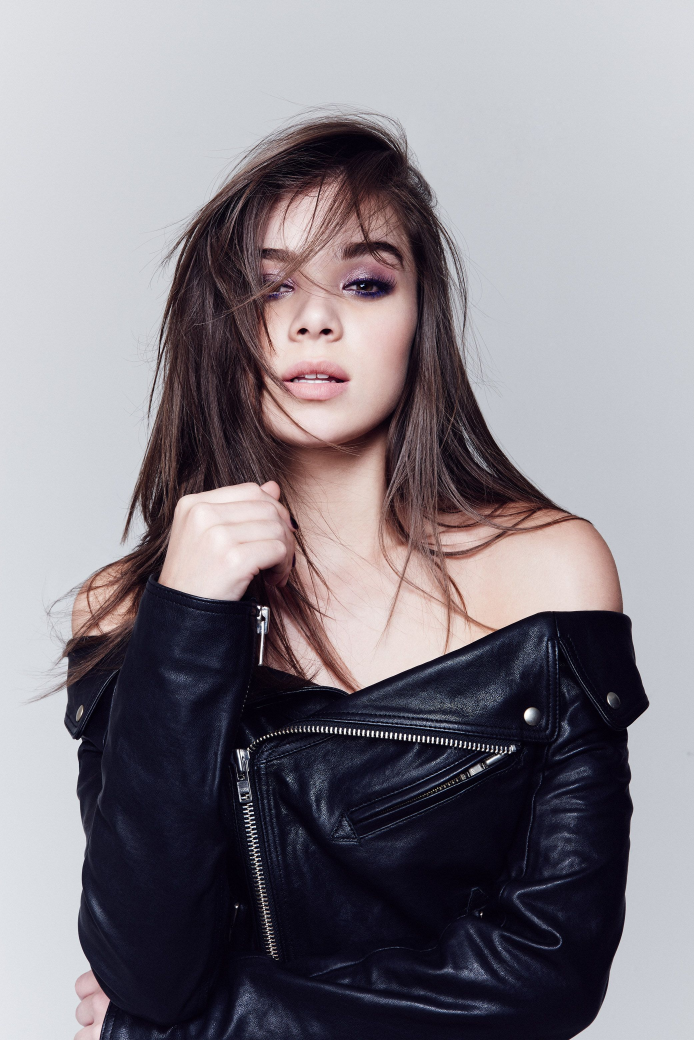
#> input picture xilinx/Examples/Parthu/Images/image filter/hailee.jpg, 2082 x 3120 px (shown at 1/3 size)
$ jupyter execute --allow-errors Untitled.ipynb
#> lines starting #> are read from the running program, lines starting #| are printed output that depends on the picture
[cell 1]
import pynq
from pynq import Overlay
from pynq.lib.dma import DMA
import numpy as np
from pynq import allocate
import cv2

#> (a cell that did not finish here is left out)

# Image Display

[cell 3]
from IPython.display import Image, display

# Replace with the correct path to your image
display(Image(filename='hailee.jpg', width=480, height=640))

# Resize and save image

[cell 4]
from PIL import Image
img = Image.open('hailee.jpg')
#> img is the input picture: PIL image 2082x3120 RGB; mean R, G, B 133.9, 128.7, 135.6
resized_img = img.resize((2048, 3072)) # widht height
resized_img.save('hailee_resized3.jpg')

[cell 5]
import cv2

[cell 6]
# Reading image
image_path = "hailee_resized.jpg"  # Path to your image
image = cv2.imread(image_path, cv2.IMREAD_GRAYSCALE)  # Read as grayscale
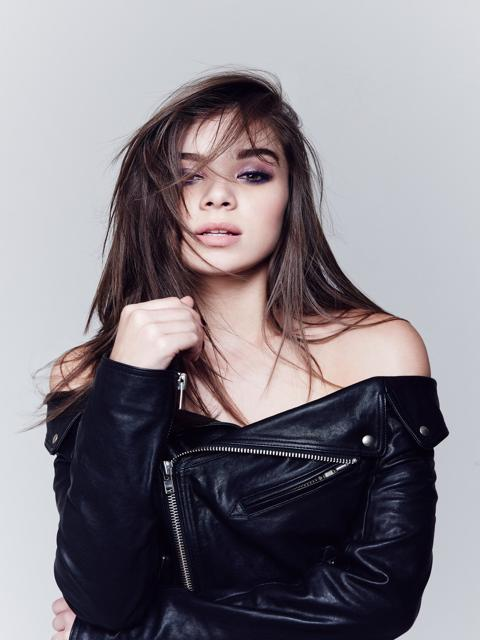
#> input picture xilinx/Examples/Parthu/Images/Image Entire Row Parallel/hailee_resized.jpg, 480 x 640 px, found by its file name
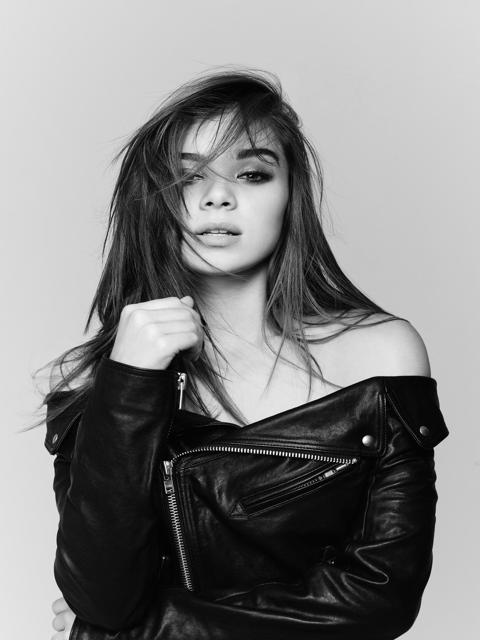
#> image: shape (640, 480); min 0, max 255, mean 131.1
height, width = image.shape
#> height = 640; width = 480
print(f"Image Height: {height}, Width: {width}")
#| Image Height: 640, Width: 480

# Image filter

[cell 7]
image_path = 'hailee.jpg'

[cell 8]
image = cv2.imread(image_path)
#> image: shape (3120, 2082, 3)

[cell 9]
image

[cell 10]
height, width, channel = image.shape
#> height = 3120; width = 2082; channel = 3

[cell 11]
print(height, width, channel)
#| 3120 2082 3
